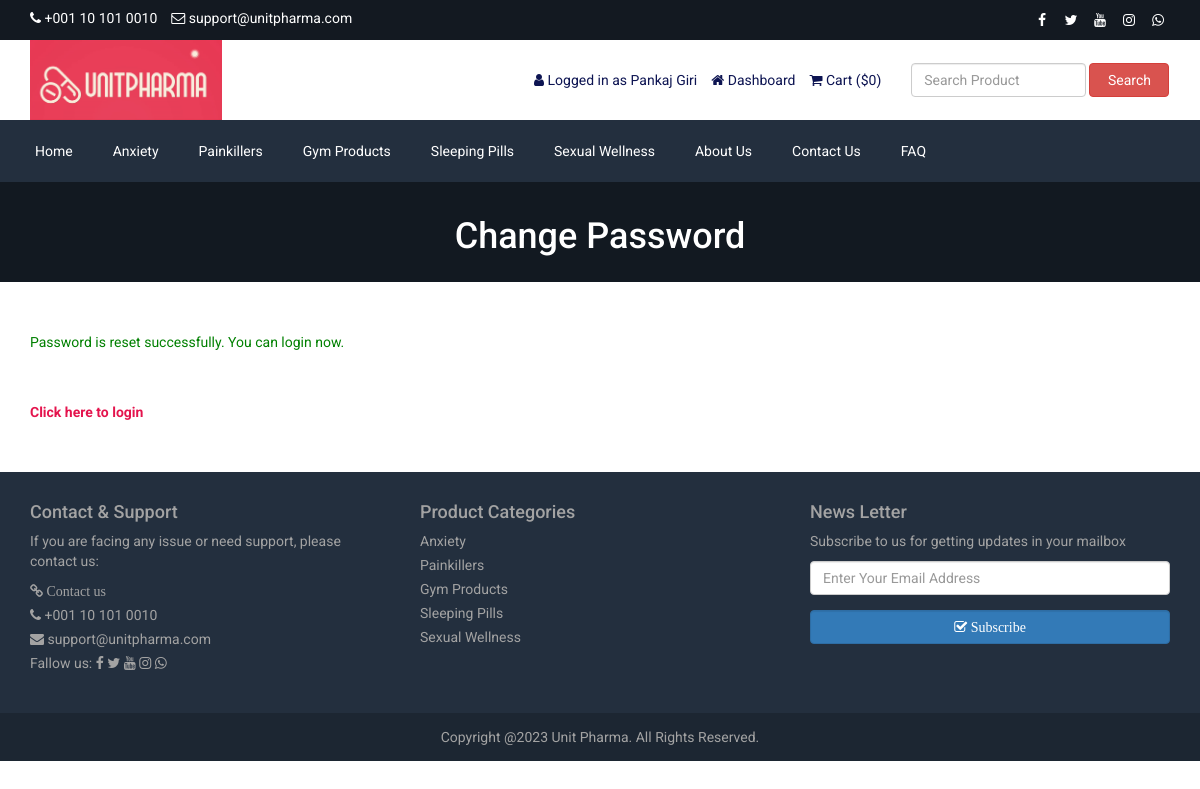
Screenshot of /reset-password-success.php (signed in) with the database file from the repository.
### tables this page shows
CREATE TABLE `tbl_settings` (
  `id` int(11) NOT NULL,
  `logo` varchar(255) NOT NULL,
  `favicon` varchar(255) NOT NULL,
  `footer_about` text NOT NULL,
  `footer_copyright` text NOT NULL,
  `contact_address` text NOT NULL,
  `contact_email` varchar(255) NOT NULL,
  `contact_phone` varchar(255) NOT NULL,
  `contact_fax` varchar(255) NOT NULL,
  `contact_map_iframe` text NOT NULL,
  `receive_email` varchar(255) NOT NULL,
  `receive_email_subject` varchar(255) NOT NULL,
  `receive_email_thank_you_message` text NOT NULL,
  `forget_password_message` text NOT NULL,
  `total_recent_post_footer` int(10) NOT NULL,
  `total_popular_post_footer` int(10) NOT NULL,
  `total_recent_post_sidebar` int(11) NOT NULL,
  `total_popular_post_sidebar` int(11) NOT NULL,
  `total_featured_product_home` int(11) NOT NULL,
  `total_latest_product_home` int(11) NOT NULL,
  `total_popular_product_home` int(11) NOT NULL,
  `meta_title_home` text NOT NULL,
  `meta_keyword_home` text NOT NULL,
  `meta_description_home` text NOT NULL,
  `banner_login` varchar(255) NOT NULL,
  `banner_registration` varchar(255) NOT NULL,
  `banner_forget_password` varchar(255) NOT NULL,
  `banner_reset_password` varchar(255) NOT NULL,
  `banner_search` varchar(255) NOT NULL,
  `banner_cart` varchar(255) NOT NULL,
  `banner_checkout` varchar(255) NOT NULL,
  `banner_product_category` varchar(255) NOT NULL,
  `banner_blog` varchar(255) NOT NULL,
  `cta_title` varchar(255) NOT NULL,
  `cta_content` text NOT NULL,
  `cta_read_more_text` varchar(255) NOT NULL,
  `cta_read_more_url` varchar(255) NOT NULL,
  `cta_photo` varchar(255) NOT NULL,
  `featured_product_title` varchar(255) NOT NULL,
  `featured_product_subtitle` varchar(255) NOT NULL,
  `latest_product_title` varchar(255) NOT NULL,
  `latest_product_subtitle` varchar(255) NOT NULL,
  `popular_product_title` varchar(255) NOT NULL,
  `popular_product_subtitle` varchar(255) NOT NULL,
  `testimonial_title` varchar(255) NOT NULL,
  `testimonial_subtitle` varchar(255) NOT NULL,
  `testimonial_photo` varchar(255) NOT NULL,
  `blog_title` varchar(255) NOT NULL,
  `blog_subtitle` varchar(255) NOT NULL,
  `newsletter_text` text NOT NULL,
  `paypal_email` varchar(255) NOT NULL,
  `stripe_public_key` varchar(255) NOT NULL,
  `stripe_secret_key` varchar(255) NOT NULL,
  `bank_detail` text NOT NULL,
  `before_head` text NOT NULL,
  `after_body` text NOT NULL,
  `before_body` text NOT NULL,
  `home_service_on_off` int(11) NOT NULL,
  `home_welcome_on_off` int(11) NOT NULL,
  `home_featured_product_on_off` int(11) NOT NULL,
  `home_latest_product_on_off` int(11) NOT NULL,
  `home_popular_product_on_off` int(11) NOT NULL,
  `home_testimonial_on_off` int(11) NOT NULL,
  `home_blog_on_off` int(11) NOT NULL,
  `newsletter_on_off` int(11) NOT NULL,
  `ads_above_welcome_on_off` int(1) NOT NULL,
  `ads_above_featured_product_on_off` int(1) NOT NULL,
  `ads_above_latest_product_on_off` int(1) NOT NULL,
  `ads_above_popular_product_on_off` int(1) NOT NULL,
  `ads_above_testimonial_on_off` int(1) NOT NULL,
  `ads_category_sidebar_on_off` int(1) NOT NULL
);

CREATE TABLE `tbl_social` (
  `social_id` int(11) NOT NULL,
  `social_name` varchar(30) NOT NULL,
  `social_url` varchar(255) NOT NULL,
  `social_icon` varchar(30) NOT NULL
);

CREATE TABLE `tbl_top_category` (
  `tcat_id` int(11) NOT NULL,
  `tcat_name` varchar(255) NOT NULL,
  `show_on_menu` int(1) NOT NULL
);

CREATE TABLE `tbl_page` (
  `id` int(11) NOT NULL,
  `about_title` varchar(255) NOT NULL,
  `about_content` text NOT NULL,
  `about_banner` varchar(255) NOT NULL,
  `about_meta_title` varchar(255) NOT NULL,
  `about_meta_keyword` text NOT NULL,
  `about_meta_description` text NOT NULL,
  `faq_title` varchar(255) NOT NULL,
  `faq_banner` varchar(255) NOT NULL,
  `faq_meta_title` varchar(255) NOT NULL,
  `faq_meta_keyword` text NOT NULL,
  `faq_meta_description` text NOT NULL,
  `blog_title` varchar(255) NOT NULL,
  `blog_banner` varchar(255) NOT NULL,
  `blog_meta_title` varchar(255) NOT NULL,
  `blog_meta_keyword` text NOT NULL,
  `blog_meta_description` text NOT NULL,
  `contact_title` varchar(255) NOT NULL,
  `contact_banner` varchar(255) NOT NULL,
  `contact_meta_title` varchar(255) NOT NULL,
  `contact_meta_keyword` text NOT NULL,
  `contact_meta_description` text NOT NULL,
  `pgallery_title` varchar(255) NOT NULL,
  `pgallery_banner` varchar(255) NOT NULL,
  `pgallery_meta_title` varchar(255) NOT NULL,
  `pgallery_meta_keyword` text NOT NULL,
  `pgallery_meta_description` text NOT NULL,
  `vgallery_title` varchar(255) NOT NULL,
  `vgallery_banner` varchar(255) NOT NULL,
  `vgallery_meta_title` varchar(255) NOT NULL,
  `vgallery_meta_keyword` text NOT NULL,
  `vgallery_meta_description` text NOT NULL
);

### reset-password-success.php (the view)
<?php require_once('header.php'); ?>
<?php
$statement = $pdo->prepare("SELECT * FROM tbl_settings WHERE id=1");
$statement->execute();
$result = $statement->fetchAll(PDO::FETCH_ASSOC);
foreach ($result as $row) {
    $banner_forget_password = $row['banner_forget_password'];
}
?>
<div class="page-banner" style="background-color:#444;background-image: url(assets/uploads/<?php echo $banner_forget_password; ?>);">
    <div class="inner">
        <h1><?php echo LANG_VALUE_149; ?></h1>
    </div>
</div>
<div class="page">
    <div class="container">
        <div class="row">
            <div class="col-md-12">
                <div class="user-content">
                    <p style="color:green"><?php echo LANG_VALUE_146; ?></p><br><br>
                    <a href="<?php echo BASE_URL; ?>login.php" style="color:#e4144d;font-weight:bold;"><?php echo LANG_VALUE_11; ?></a>
                </div>
            </div>
        </div>
    </div>
</div>
<?php require_once('footer.php'); ?>

### header.php (shortened to what this page needs)
<?php
include("admin/inc/config.php");
$statement = $pdo->prepare("SELECT * FROM tbl_settings WHERE id=1");
$statement->execute();
$result = $statement->fetchAll(PDO::FETCH_ASSOC);
foreach ($result as $row)
{
	$logo = $row['logo'];
	$contact_email = $row['contact_email'];
	$contact_phone = $row['contact_phone'];
}
?>
<!DOCTYPE html>
<html lang="en">
<head>
	<link rel="stylesheet" href="assets/css/bootstrap.min.css">
	<link rel="stylesheet" href="assets/css/font-awesome.min.css">
	<link rel="stylesheet" href="assets/css/owl.carousel.min.css">
	<link rel="stylesheet" href="assets/css/owl.theme.default.min.css">
	<link rel="stylesheet" href="assets/css/jquery.bxslider.min.css">
    <link rel="stylesheet" href="assets/css/magnific-popup.css">
    <link rel="stylesheet" href="assets/css/rating.css">
	<link rel="stylesheet" href="assets/css/spacing.css">
	<link rel="stylesheet" href="assets/css/bootstrap-touch-slider.css">
	<link rel="stylesheet" href="assets/css/animate.min.css">
	<link rel="stylesheet" href="assets/css/tree-menu.css">
	<link rel="stylesheet" href="assets/css/select2.min.css">
	<link rel="stylesheet" href="assets/css/main.css">
	<link rel="stylesheet" href="assets/css/responsive.css">
	<?php
	$statement = $pdo->prepare("SELECT * FROM tbl_page WHERE id=1");
	$statement->execute();
	$result = $statement->fetchAll(PDO::FETCH_ASSOC);
		?>
</head>
<body>
<div class="top">
	<div class="container">
		<div class="row">
			<div class="col-md-6 col-sm-6 col-xs-12">
				<div class="left">
					<ul>
						<li><i class="fa fa-phone"></i> <?php echo $contact_phone; ?></li>
						<li><i class="fa fa-envelope-o"></i> <?php echo $contact_email; ?></li>
					</ul>
				</div>
			</div>
			<div class="col-md-6 col-sm-6 col-xs-12">
				<div class="right">
					<ul>
						<?php
						$statement = $pdo->prepare("SELECT * FROM tbl_social");
						$statement->execute();
						$result = $statement->fetchAll(PDO::FETCH_ASSOC);
						foreach ($result as $row) {
							?>
							<?php if($row['social_url'] != ''): ?>
							<li><a href="<?php echo $row['social_url']; ?>"><i class="<?php echo $row['social_icon']; ?>"></i></a></li>
							<?php endif; ?>
							<?php
						}
						?>
					</ul>
				</div>
			</div>
		</div>
	</div>
</div>
<div class="header">
	<div class="container">
		<div class="row inner">
			<div class="col-md-4 logo">
				<a href="index.php"><img src="assets/uploads/<?php echo $logo; ?>" alt="logo image"></a>
			</div>
			<div class="col-md-5 right">
				<ul>
					<?php
					if(isset($_SESSION['customer'])) {
						if($_SESSION['customer']['cust_guest']===1) {
							?>
							<li><i class="fa fa-user"></i> Hey, Guest</li>
							<?php
						}
						else{
						?>
						<li><i class="fa fa-user"></i> <?php echo LANG_VALUE_13; ?> <?php echo $_SESSION['customer']['cust_name']; ?></li>
						<li><a href="dashboard.php"><i class="fa fa-home"></i> <?php echo LANG_VALUE_89; ?></a></li>
						<?php
						}
					} else {
						?>
						<li><a href="login.php"><i class="fa fa-sign-in"></i> <?php echo LANG_VALUE_9; ?></a></li>
						<li><a href="registration.php"><i class="fa fa-user-plus"></i> <?php echo LANG_VALUE_15; ?></a></li>
						<?php
					}
					?>
					<li><a href="cart.php"><i class="fa fa-shopping-cart"></i> <?php echo LANG_VALUE_18; ?> (<?php echo LANG_VALUE_1; ?><?php
					if(isset($_SESSION['cart_p_id'])) {
						$tmp=array();
						$i=0;
						foreach($_SESSION['cart_p_id'] as $key => $value)
	                    {
	                        $tmp[$i] = $value;
							$i++;
	                    }
						echo count($tmp);
					} else {
						echo 0;
					}
					?>)</a></li>
				</ul>
			</div>
			<div class="col-md-3 search-area">
				<form class="navbar-form navbar-left" role="search" action="search-result.php" method="get">
					<div class="form-group">
						<input type="text" class="form-control search-top" placeholder="<?php echo LANG_VALUE_2; ?>" name="search_text">
					</div>
					<button type="submit" class="btn btn-danger"><?php echo LANG_VALUE_3; ?></button>
				</form>
			</div>
		</div>
	</div>
</div>
<div class="nav">
	<div class="container">
		<div class="row">
			<div class="col-md-12 pl_0 pr_0">
				<div class="menu-container">
					<div class="menu">
						<ul>
							<li><a href="index.php">Home</a></li>
							<?php
							$statement = $pdo->prepare("SELECT * FROM tbl_top_category WHERE show_on_menu=1");
							$statement->execute();
							$result = $statement->fetchAll(PDO::FETCH_ASSOC);
							foreach ($result as $row) {
								?>
								<li><a href="product-category.php?id=<?php echo $row['tcat_id']; ?>&type=top-category"><?php echo $row['tcat_name']; ?></a></li>
								<?php
							}
							?>
							<?php
							$statement = $pdo->prepare("SELECT * FROM tbl_page WHERE id=1");
							$statement->execute();
							$result = $statement->fetchAll(PDO::FETCH_ASSOC);
							foreach ($result as $row) {
								$about_title = $row['about_title'];
								$faq_title = $row['faq_title'];
								$contact_title = $row['contact_title'];
							}
							?>
							<li><a href="about.php"><?php echo $about_title; ?></a></li>
							<li><a href="contact.php"><?php echo $contact_title; ?></a></li>
							<li><a href="faq.php"><?php echo $faq_title; ?></a></li>
						</ul>
					</div>
				</div>
			</div>
		</div>
	</div>
</div>

### footer.php (shortened to what this page needs)
<?php
$statement = $pdo->prepare("SELECT * FROM tbl_settings WHERE id=1");
$statement->execute();
$result = $statement->fetchAll(PDO::FETCH_ASSOC);
foreach ($result as $row)
{
	$contact_email = $row['contact_email'];
	$contact_phone = $row['contact_phone'];
    $newsletter_on_off = $row['newsletter_on_off'];
}
?>
<footer class="user-footer">
    <div class="container">
    <div class="row sec">
    <div class="col-sm-4 sec1">
            <h4>Contact & Support</h4>
            <p>If you are facing any issue or need support, please contact us: <p>
            <ul>
                <li><a href="contact.php"><span class="fa fa-link"> Contact us</a></li>
                <li><span class="fa fa-phone"></span> <?php echo $contact_phone ?></li>
                <li><span class="fa fa-envelope"></span> <?php echo $contact_email ?></li>
                <li> Fallow us:
						<?php
							$statement = $pdo->prepare("SELECT * FROM tbl_social");
							$statement->execute();
							$result = $statement->fetchAll(PDO::FETCH_ASSOC);
							foreach ($result as $row) {
								?>
								<?php if($row['social_url'] != ''): ?>
								<a href="<?php echo $row['social_url']; ?>"><i class="<?php echo $row['social_icon']; ?>"></i></a>
								<?php endif; ?>
								<?php
							}
						?>
                </li>
            </ul>
        </div>
        <div class="col-sm-4 sec2">
            <h4>Product Categories</h4>
            <ul>
				<?php
					$statement = $pdo->prepare("SELECT * FROM tbl_top_category WHERE show_on_menu=1");
					$statement->execute();
					$result = $statement->fetchAll(PDO::FETCH_ASSOC);
					foreach ($result as $row) { ?>
                <li><a href="product-category.php?id=<?php echo $row['tcat_id']; ?>&type=top-category"><?php echo $row['tcat_name']; ?></a></li>
                <?php } ?>
            </ul>
        </div>
        <div class="col-sm-4 sec3">
            <?php if($newsletter_on_off == 1): ?>
            <h4> News Letter </h4>
            <p> Subscribe to us for getting updates in your mailbox</p>
            <form class="footer-subscribe-form" action="" method="post">
                <div class="form-group">
                    <input type="email" class="form-control" placeholder="<?php echo LANG_VALUE_95; ?>" />
                </div>
                <button class=" form-control btn btn-md btn-primary" name="form_subscribe" type="submit"><span class="fa fa-check-square-o"> <?php echo LANG_VALUE_92; ?></button>
            </form>
            <?php endif; ?>
        </div>
</div>
    </div>
    <div class="footer-bottom">
        <div class="container-fluid">
            <div class="row">
                Copyright @2023 Unit Pharma. All Rights Reserved.
            </div>
        </div>
    </div>
</footer>
</body>
</html>

### rows the page displays
tbl_settings: contact_phone "+001 10 101 0010", contact_email "support@unitpharma.com", logo (picture), banner_forget_password (picture)
tbl_top_category: tcat_name "Anxiety"
tbl_top_category: tcat_name "Painkillers"
tbl_top_category: tcat_name "Gym Products"
tbl_top_category: tcat_name "Sleeping Pills"
tbl_top_category: tcat_name "Sexual Wellness"
tbl_page: about_title "About Us", contact_title "Contact Us", faq_title "FAQ"

### other values shown
LANG_VALUE_13 "Logged in as"
$_SESSION['customer']['cust_name'] "Pankaj Giri"
LANG_VALUE_89 "Dashboard"
LANG_VALUE_18 "Cart"
LANG_VALUE_1 "$"
LANG_VALUE_3 "Search"
LANG_VALUE_149 "Change Password"
LANG_VALUE_146 "Password is reset successfully. You can login now."
LANG_VALUE_11 "Click here to login"
LANG_VALUE_92 "Subscribe"
